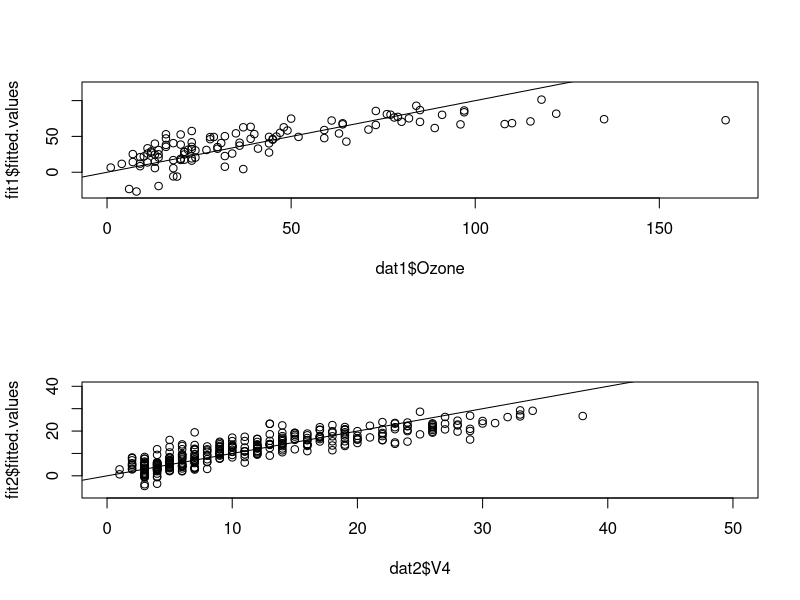

Recreate this plot in R.
setwd("C://Users//Ken//Desktop//School//MSC1_Winter//cpsc546//Project")

library(mlbench)
data(Ozone)

dat1 = airquality[complete.cases(airquality),]
fit1 = lm(Ozone~., dat1)
            
dat2 = Ozone[,-9]            
dat2 = dat2[complete.cases(dat2),]
fit2 = lm(V4~., data=dat2)            

par(mfrow=c(2,1))
plot(dat1$Ozone, fit1$fitted.values, xlim=c(0,170), ylim=c(-30,120))
abline(a=0, b=1)
plot(dat2$V4, fit2$fitted.values, xlim=c(0,50), ylim=c(-8,40))
abline(a=0, b=1)


